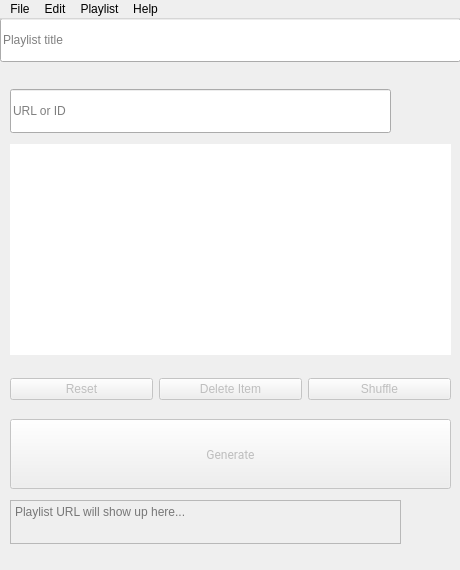
<?xml version="1.0" encoding="UTF-8"?>
<ui version="4.0">
 <class>MainWindow</class>
 <widget class="QMainWindow" name="MainWindow">
  <property name="windowModality">
   <enum>Qt::NonModal</enum>
  </property>
  <property name="geometry">
   <rect>
    <x>0</x>
    <y>0</y>
    <width>460</width>
    <height>570</height>
   </rect>
  </property>
  <property name="sizePolicy">
   <sizepolicy hsizetype="Fixed" vsizetype="Fixed">
    <horstretch>0</horstretch>
    <verstretch>0</verstretch>
   </sizepolicy>
  </property>
  <property name="minimumSize">
   <size>
    <width>460</width>
    <height>570</height>
   </size>
  </property>
  <property name="maximumSize">
   <size>
    <width>460</width>
    <height>570</height>
   </size>
  </property>
  <property name="font">
   <font/>
  </property>
  <property name="windowTitle">
   <string>YouTube Playlist Generator</string>
  </property>
  <property name="windowIcon">
   <iconset>
    <activeon>../../../res/icon/youtube-play.icns</activeon>
   </iconset>
  </property>
  <property name="windowOpacity">
   <double>0.989999000000000</double>
  </property>
  <property name="autoFillBackground">
   <bool>false</bool>
  </property>
  <property name="locale">
   <locale language="English" country="Germany"/>
  </property>
  <property name="unifiedTitleAndToolBarOnMac">
   <bool>false</bool>
  </property>
  <widget class="QWidget" name="centralwidget">
   <widget class="QListWidget" name="listWidget_playlist_items">
    <property name="geometry">
     <rect>
      <x>10</x>
      <y>125</y>
      <width>441</width>
      <height>211</height>
     </rect>
    </property>
    <property name="contextMenuPolicy">
     <enum>Qt::DefaultContextMenu</enum>
    </property>
    <property name="frameShape">
     <enum>QFrame::NoFrame</enum>
    </property>
    <property name="tabKeyNavigation">
     <bool>true</bool>
    </property>
    <property name="dragEnabled">
     <bool>true</bool>
    </property>
    <property name="dragDropMode">
     <enum>QAbstractItemView::InternalMove</enum>
    </property>
    <property name="defaultDropAction">
     <enum>Qt::MoveAction</enum>
    </property>
    <property name="alternatingRowColors">
     <bool>false</bool>
    </property>
    <property name="selectionBehavior">
     <enum>QAbstractItemView::SelectItems</enum>
    </property>
    <property name="modelColumn">
     <number>0</number>
    </property>
   </widget>
   <widget class="QTextEdit" name="textEdit_playlist_generated_url">
    <property name="enabled">
     <bool>false</bool>
    </property>
    <property name="geometry">
     <rect>
      <x>10</x>
      <y>481</y>
      <width>391</width>
      <height>44</height>
     </rect>
    </property>
    <property name="cursor" stdset="0">
     <cursorShape>ArrowCursor</cursorShape>
    </property>
    <property name="contextMenuPolicy">
     <enum>Qt::NoContextMenu</enum>
    </property>
    <property name="acceptDrops">
     <bool>false</bool>
    </property>
    <property name="toolTip">
     <string>Playlist URL</string>
    </property>
    <property name="frameShape">
     <enum>QFrame::StyledPanel</enum>
    </property>
    <property name="frameShadow">
     <enum>QFrame::Sunken</enum>
    </property>
    <property name="readOnly">
     <bool>true</bool>
    </property>
    <property name="html">
     <string>&lt;!DOCTYPE HTML PUBLIC &quot;-//W3C//DTD HTML 4.0//EN&quot; &quot;http://www.w3.org/TR/REC-html40/strict.dtd&quot;&gt;
&lt;html&gt;&lt;head&gt;&lt;meta name=&quot;qrichtext&quot; content=&quot;1&quot; /&gt;&lt;meta charset=&quot;utf-8&quot; /&gt;&lt;style type=&quot;text/css&quot;&gt;
p, li { white-space: pre-wrap; }
&lt;/style&gt;&lt;/head&gt;&lt;body style=&quot; font-family:'.AppleSystemUIFont'; font-size:13pt; font-weight:400; font-style:normal;&quot;&gt;
&lt;p style=&quot;-qt-paragraph-type:empty; margin-top:0px; margin-bottom:0px; margin-left:0px; margin-right:0px; -qt-block-indent:0; text-indent:0px;&quot;&gt;&lt;br /&gt;&lt;/p&gt;&lt;/body&gt;&lt;/html&gt;</string>
    </property>
    <property name="acceptRichText">
     <bool>false</bool>
    </property>
    <property name="textInteractionFlags">
     <set>Qt::NoTextInteraction</set>
    </property>
    <property name="placeholderText">
     <string>Playlist URL will show up here...</string>
    </property>
   </widget>
   <widget class="QPushButton" name="pushButton_generate">
    <property name="enabled">
     <bool>false</bool>
    </property>
    <property name="geometry">
     <rect>
      <x>10</x>
      <y>400</y>
      <width>441</width>
      <height>70</height>
     </rect>
    </property>
    <property name="font">
     <font>
      <family>Roboto</family>
     </font>
    </property>
    <property name="cursor">
     <cursorShape>PointingHandCursor</cursorShape>
    </property>
    <property name="toolTip">
     <string>Generate Playlist URL</string>
    </property>
    <property name="styleSheet">
     <string notr="true">QPushButton:enabled {
	color: rgb(255, 255, 255);
	background-color: rgb(255, 23, 68);
}</string>
    </property>
    <property name="text">
     <string>Generate</string>
    </property>
   </widget>
   <widget class="QPushButton" name="pushButton_copy">
    <property name="enabled">
     <bool>false</bool>
    </property>
    <property name="geometry">
     <rect>
      <x>409</x>
      <y>481</y>
      <width>41</width>
      <height>44</height>
     </rect>
    </property>
    <property name="cursor">
     <cursorShape>PointingHandCursor</cursorShape>
    </property>
    <property name="toolTip">
     <string>Copy generated URL</string>
    </property>
    <property name="text">
     <string/>
    </property>
    <property name="icon">
     <iconset>
      <normalon>../../../res/icon/button_icon_copy.svg</normalon>
     </iconset>
    </property>
    <property name="iconSize">
     <size>
      <width>32</width>
      <height>32</height>
     </size>
    </property>
    <property name="checkable">
     <bool>false</bool>
    </property>
    <property name="flat">
     <bool>true</bool>
    </property>
   </widget>
   <widget class="QPushButton" name="pushButton_add">
    <property name="enabled">
     <bool>false</bool>
    </property>
    <property name="geometry">
     <rect>
      <x>404</x>
      <y>70</y>
      <width>44</width>
      <height>44</height>
     </rect>
    </property>
    <property name="cursor">
     <cursorShape>PointingHandCursor</cursorShape>
    </property>
    <property name="toolTip">
     <string>Add new item</string>
    </property>
    <property name="text">
     <string/>
    </property>
    <property name="icon">
     <iconset>
      <normalon>../../../res/icon/button_icon_add.svg</normalon>
     </iconset>
    </property>
    <property name="iconSize">
     <size>
      <width>38</width>
      <height>38</height>
     </size>
    </property>
    <property name="flat">
     <bool>true</bool>
    </property>
   </widget>
   <widget class="QLineEdit" name="lineEdit_playlist_title">
    <property name="geometry">
     <rect>
      <x>0</x>
      <y>-1</y>
      <width>461</width>
      <height>44</height>
     </rect>
    </property>
    <property name="toolTip">
     <string>Add a playlist title here</string>
    </property>
    <property name="styleSheet">
     <string notr="true"/>
    </property>
    <property name="text">
     <string/>
    </property>
    <property name="frame">
     <bool>true</bool>
    </property>
    <property name="placeholderText">
     <string>Playlist title</string>
    </property>
    <property name="clearButtonEnabled">
     <bool>false</bool>
    </property>
   </widget>
   <widget class="QLineEdit" name="lineEdit_url_id">
    <property name="geometry">
     <rect>
      <x>10</x>
      <y>70</y>
      <width>381</width>
      <height>44</height>
     </rect>
    </property>
    <property name="toolTip">
     <string>Enter URL or ID</string>
    </property>
    <property name="styleSheet">
     <string notr="true"/>
    </property>
    <property name="placeholderText">
     <string>URL or ID</string>
    </property>
   </widget>
   <widget class="QWidget" name="layoutWidget">
    <property name="geometry">
     <rect>
      <x>10</x>
      <y>345</y>
      <width>441</width>
      <height>51</height>
     </rect>
    </property>
    <layout class="QHBoxLayout" name="horizontalLayout">
     <property name="spacing">
      <number>-1</number>
     </property>
     <item>
      <widget class="QPushButton" name="pushButton_reset_playlist">
       <property name="enabled">
        <bool>false</bool>
       </property>
       <property name="cursor">
        <cursorShape>PointingHandCursor</cursorShape>
       </property>
       <property name="toolTip">
        <string>Reset playlist</string>
       </property>
       <property name="styleSheet">
        <string notr="true"/>
       </property>
       <property name="text">
        <string>Reset</string>
       </property>
       <property name="icon">
        <iconset>
         <normalon>../../../res/icon/button_icon_reset.svg</normalon>
        </iconset>
       </property>
       <property name="iconSize">
        <size>
         <width>24</width>
         <height>24</height>
        </size>
       </property>
      </widget>
     </item>
     <item>
      <widget class="QPushButton" name="pushButton_delete_item">
       <property name="enabled">
        <bool>false</bool>
       </property>
       <property name="cursor">
        <cursorShape>PointingHandCursor</cursorShape>
       </property>
       <property name="toolTip">
        <string>Delete selected item</string>
       </property>
       <property name="styleSheet">
        <string notr="true"/>
       </property>
       <property name="text">
        <string>Delete Item</string>
       </property>
       <property name="icon">
        <iconset>
         <normalon>../../../res/icon/button_icon_delete.svg</normalon>
        </iconset>
       </property>
       <property name="iconSize">
        <size>
         <width>24</width>
         <height>24</height>
        </size>
       </property>
      </widget>
     </item>
     <item>
      <widget class="QPushButton" name="pushButton_shuffle_playlist">
       <property name="enabled">
        <bool>false</bool>
       </property>
       <property name="cursor">
        <cursorShape>PointingHandCursor</cursorShape>
       </property>
       <property name="toolTip">
        <string>Apply Shuffle</string>
       </property>
       <property name="layoutDirection">
        <enum>Qt::LeftToRight</enum>
       </property>
       <property name="autoFillBackground">
        <bool>false</bool>
       </property>
       <property name="styleSheet">
        <string notr="true"/>
       </property>
       <property name="text">
        <string>Shuffle</string>
       </property>
       <property name="icon">
        <iconset>
         <normalon>../../../res/icon/button_icon_shuffle.svg</normalon>
        </iconset>
       </property>
       <property name="iconSize">
        <size>
         <width>24</width>
         <height>24</height>
        </size>
       </property>
      </widget>
     </item>
    </layout>
   </widget>
  </widget>
  <widget class="QMenuBar" name="menuBar">
   <property name="geometry">
    <rect>
     <x>0</x>
     <y>0</y>
     <width>460</width>
     <height>24</height>
    </rect>
   </property>
   <property name="defaultUp">
    <bool>false</bool>
   </property>
   <property name="nativeMenuBar">
    <bool>true</bool>
   </property>
   <widget class="QMenu" name="menuFile">
    <property name="font">
     <font>
      <family>Roboto</family>
     </font>
    </property>
    <property name="title">
     <string>File</string>
    </property>
    <addaction name="actionImport"/>
    <addaction name="separator"/>
    <addaction name="actionExport"/>
    <addaction name="separator"/>
    <addaction name="actionAbout"/>
    <addaction name="actionSettings"/>
    <addaction name="separator"/>
    <addaction name="actionQuit"/>
   </widget>
   <widget class="QMenu" name="menuEdit">
    <property name="font">
     <font>
      <family>Roboto</family>
     </font>
    </property>
    <property name="tearOffEnabled">
     <bool>false</bool>
    </property>
    <property name="title">
     <string>Edit</string>
    </property>
    <addaction name="actionUndo"/>
    <addaction name="actionRedo"/>
    <addaction name="separator"/>
    <addaction name="actionCut"/>
    <addaction name="actionCopy"/>
    <addaction name="actionPaste"/>
    <addaction name="separator"/>
    <addaction name="actionSelect_All"/>
   </widget>
   <widget class="QMenu" name="menuPlaylist">
    <property name="font">
     <font>
      <family>Roboto</family>
     </font>
    </property>
    <property name="title">
     <string>Playlist</string>
    </property>
    <widget class="QMenu" name="menuSort_items">
     <property name="enabled">
      <bool>false</bool>
     </property>
     <property name="title">
      <string>Sort items</string>
     </property>
     <property name="separatorsCollapsible">
      <bool>false</bool>
     </property>
     <addaction name="actionAscending"/>
     <addaction name="actionDescending"/>
    </widget>
    <widget class="QMenu" name="menuTools">
     <property name="enabled">
      <bool>true</bool>
     </property>
     <property name="title">
      <string>Tools</string>
     </property>
     <addaction name="actionCount_items"/>
     <addaction name="actionClear_all_items"/>
     <addaction name="actionRemove_duplicates"/>
    </widget>
    <addaction name="actionAdd_item"/>
    <addaction name="actionDelete_Item"/>
    <addaction name="actionRename_item"/>
    <addaction name="separator"/>
    <addaction name="actionShuffle"/>
    <addaction name="separator"/>
    <addaction name="actionGenerate_Playlist"/>
    <addaction name="separator"/>
    <addaction name="menuSort_items"/>
    <addaction name="menuTools"/>
    <addaction name="separator"/>
    <addaction name="actionReset_Playlist"/>
    <addaction name="separator"/>
    <addaction name="actionCopy_URL"/>
   </widget>
   <widget class="QMenu" name="menuHelp">
    <property name="font">
     <font>
      <family>Roboto</family>
     </font>
    </property>
    <property name="title">
     <string>Help</string>
    </property>
    <addaction name="actionGithub"/>
    <addaction name="separator"/>
    <addaction name="actionReport_a_bug"/>
    <addaction name="actionContact"/>
   </widget>
   <addaction name="menuFile"/>
   <addaction name="menuEdit"/>
   <addaction name="menuPlaylist"/>
   <addaction name="menuHelp"/>
  </widget>
  <action name="actionImport">
   <property name="text">
    <string>Import Playlist</string>
   </property>
   <property name="font">
    <font>
     <family>Roboto</family>
    </font>
   </property>
   <property name="shortcut">
    <string>Ctrl+I</string>
   </property>
  </action>
  <action name="actionExport">
   <property name="enabled">
    <bool>false</bool>
   </property>
   <property name="text">
    <string>Export Playlist</string>
   </property>
   <property name="font">
    <font>
     <family>Roboto</family>
    </font>
   </property>
   <property name="shortcut">
    <string>Ctrl+E</string>
   </property>
  </action>
  <action name="actionQuit">
   <property name="text">
    <string>Quit</string>
   </property>
   <property name="font">
    <font>
     <family>Roboto</family>
    </font>
   </property>
   <property name="shortcut">
    <string>Alt+F4</string>
   </property>
  </action>
  <action name="actionSettings">
   <property name="text">
    <string>Settings</string>
   </property>
   <property name="font">
    <font>
     <family>Roboto</family>
    </font>
   </property>
   <property name="shortcut">
    <string>Alt+,</string>
   </property>
  </action>
  <action name="actionShare">
   <property name="text">
    <string>Share</string>
   </property>
  </action>
  <action name="actionReset_Playlist">
   <property name="enabled">
    <bool>false</bool>
   </property>
   <property name="text">
    <string>Reset</string>
   </property>
   <property name="font">
    <font>
     <family>Roboto</family>
    </font>
   </property>
   <property name="shortcut">
    <string>Alt+R</string>
   </property>
  </action>
  <action name="actionGithub">
   <property name="text">
    <string>Github</string>
   </property>
   <property name="font">
    <font>
     <family>Roboto</family>
    </font>
   </property>
  </action>
  <action name="actionCut">
   <property name="text">
    <string>Cut</string>
   </property>
   <property name="font">
    <font>
     <family>Roboto</family>
    </font>
   </property>
   <property name="shortcut">
    <string>Ctrl+X</string>
   </property>
  </action>
  <action name="actionCopy">
   <property name="text">
    <string>Copy</string>
   </property>
   <property name="font">
    <font>
     <family>Roboto</family>
    </font>
   </property>
   <property name="shortcut">
    <string>Ctrl+C</string>
   </property>
  </action>
  <action name="actionPaste">
   <property name="text">
    <string>Paste</string>
   </property>
   <property name="font">
    <font>
     <family>Roboto</family>
    </font>
   </property>
   <property name="shortcut">
    <string>Ctrl+V</string>
   </property>
  </action>
  <action name="actionGenerate_Playlist">
   <property name="enabled">
    <bool>false</bool>
   </property>
   <property name="text">
    <string>Generate</string>
   </property>
   <property name="font">
    <font>
     <family>Roboto</family>
    </font>
   </property>
   <property name="shortcut">
    <string>Ctrl+G</string>
   </property>
  </action>
  <action name="actionShuffle">
   <property name="enabled">
    <bool>false</bool>
   </property>
   <property name="text">
    <string>Shuffle</string>
   </property>
   <property name="font">
    <font>
     <family>Roboto</family>
    </font>
   </property>
   <property name="shortcut">
    <string>Alt+S</string>
   </property>
  </action>
  <action name="actionUndo">
   <property name="text">
    <string>Undo</string>
   </property>
   <property name="font">
    <font>
     <family>Roboto</family>
    </font>
   </property>
   <property name="shortcut">
    <string>Ctrl+Z</string>
   </property>
  </action>
  <action name="actionRedo">
   <property name="text">
    <string>Redo</string>
   </property>
   <property name="font">
    <font>
     <family>Roboto</family>
    </font>
   </property>
   <property name="shortcut">
    <string>Ctrl+Shift+Z</string>
   </property>
  </action>
  <action name="actionSelect_All">
   <property name="text">
    <string>Select All</string>
   </property>
   <property name="font">
    <font>
     <family>Roboto</family>
    </font>
   </property>
   <property name="shortcut">
    <string>Ctrl+A</string>
   </property>
  </action>
  <action name="actionReport_a_bug">
   <property name="text">
    <string>Report a bug</string>
   </property>
   <property name="font">
    <font>
     <family>Roboto</family>
    </font>
   </property>
  </action>
  <action name="actionContact">
   <property name="text">
    <string>Contact</string>
   </property>
   <property name="font">
    <font>
     <family>Roboto</family>
    </font>
   </property>
  </action>
  <action name="actionAbout">
   <property name="text">
    <string>About</string>
   </property>
   <property name="font">
    <font>
     <family>Roboto</family>
    </font>
   </property>
  </action>
  <action name="actionDelete_Item">
   <property name="enabled">
    <bool>false</bool>
   </property>
   <property name="text">
    <string>Delete item</string>
   </property>
   <property name="font">
    <font>
     <family>Roboto</family>
    </font>
   </property>
   <property name="shortcut">
    <string>Del</string>
   </property>
  </action>
  <action name="actionAdd_item">
   <property name="enabled">
    <bool>false</bool>
   </property>
   <property name="text">
    <string>Add item</string>
   </property>
   <property name="font">
    <font>
     <family>Roboto</family>
    </font>
   </property>
   <property name="shortcut">
    <string>Alt+Return</string>
   </property>
  </action>
  <action name="actionCopy_URL">
   <property name="enabled">
    <bool>false</bool>
   </property>
   <property name="text">
    <string>Copy URL</string>
   </property>
   <property name="font">
    <font>
     <family>Roboto</family>
    </font>
   </property>
   <property name="shortcut">
    <string>Ctrl+U</string>
   </property>
  </action>
  <action name="actionRename_item">
   <property name="enabled">
    <bool>false</bool>
   </property>
   <property name="text">
    <string>Rename item</string>
   </property>
   <property name="font">
    <font>
     <family>Roboto</family>
    </font>
   </property>
  </action>
  <action name="actionRemove_duplicates">
   <property name="enabled">
    <bool>false</bool>
   </property>
   <property name="text">
    <string>Remove duplicates</string>
   </property>
  </action>
  <action name="actionMinimize">
   <property name="text">
    <string>Minimize</string>
   </property>
  </action>
  <action name="actionAscending">
   <property name="enabled">
    <bool>false</bool>
   </property>
   <property name="text">
    <string>Ascending</string>
   </property>
  </action>
  <action name="actionDescending">
   <property name="enabled">
    <bool>false</bool>
   </property>
   <property name="text">
    <string>Descending</string>
   </property>
  </action>
  <action name="actionCount_items">
   <property name="enabled">
    <bool>true</bool>
   </property>
   <property name="text">
    <string>Count items</string>
   </property>
  </action>
  <action name="actionClear_all_items">
   <property name="enabled">
    <bool>false</bool>
   </property>
   <property name="text">
    <string>Clear all items</string>
   </property>
  </action>
 </widget>
 <tabstops>
  <tabstop>lineEdit_url_id</tabstop>
  <tabstop>pushButton_add</tabstop>
  <tabstop>listWidget_playlist_items</tabstop>
  <tabstop>pushButton_reset_playlist</tabstop>
  <tabstop>pushButton_delete_item</tabstop>
  <tabstop>pushButton_shuffle_playlist</tabstop>
  <tabstop>pushButton_generate</tabstop>
  <tabstop>textEdit_playlist_generated_url</tabstop>
  <tabstop>pushButton_copy</tabstop>
  <tabstop>lineEdit_playlist_title</tabstop>
 </tabstops>
 <resources/>
 <connections/>
</ui>
